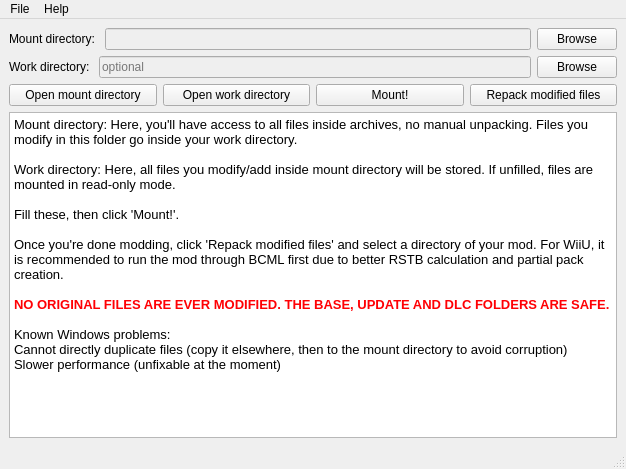
<?xml version="1.0" encoding="UTF-8"?>
<ui version="4.0">
 <class>MainWindow</class>
 <widget class="QMainWindow" name="MainWindow">
  <property name="geometry">
   <rect>
    <x>0</x>
    <y>0</y>
    <width>626</width>
    <height>469</height>
   </rect>
  </property>
  <property name="windowTitle">
   <string>Breath of the Wild Filesystem Mounter</string>
  </property>
  <widget class="QWidget" name="centralwidget">
   <property name="sizePolicy">
    <sizepolicy hsizetype="Expanding" vsizetype="Expanding">
     <horstretch>10</horstretch>
     <verstretch>10</verstretch>
    </sizepolicy>
   </property>
   <layout class="QGridLayout" name="gridLayout">
    <item row="0" column="0">
     <layout class="QVBoxLayout" name="verticalLayout">
      <item>
       <layout class="QHBoxLayout" name="horizontalLayout">
        <item>
         <widget class="QLabel" name="labelDirMount">
          <property name="text">
           <string>Mount directory: </string>
          </property>
         </widget>
        </item>
        <item>
         <widget class="QLineEdit" name="lineDirMount">
          <property name="enabled">
           <bool>false</bool>
          </property>
          <property name="text">
           <string/>
          </property>
         </widget>
        </item>
        <item>
         <widget class="QPushButton" name="pushDirMount">
          <property name="text">
           <string>Browse</string>
          </property>
         </widget>
        </item>
       </layout>
      </item>
      <item>
       <layout class="QHBoxLayout" name="horizontalLayout_2">
        <item>
         <widget class="QLabel" name="labelDirWork">
          <property name="text">
           <string>Work directory: </string>
          </property>
         </widget>
        </item>
        <item>
         <widget class="QLineEdit" name="lineDirWork">
          <property name="enabled">
           <bool>false</bool>
          </property>
          <property name="text">
           <string/>
          </property>
          <property name="placeholderText">
           <string>optional</string>
          </property>
         </widget>
        </item>
        <item>
         <widget class="QPushButton" name="pushDirWork">
          <property name="text">
           <string>Browse</string>
          </property>
         </widget>
        </item>
       </layout>
      </item>
      <item>
       <layout class="QHBoxLayout" name="horizontalLayout_3">
        <item>
         <widget class="QPushButton" name="pushOpenMount">
          <property name="text">
           <string>Open mount directory</string>
          </property>
         </widget>
        </item>
        <item>
         <widget class="QPushButton" name="pushOpenWork">
          <property name="text">
           <string>Open work directory</string>
          </property>
         </widget>
        </item>
        <item>
         <widget class="QPushButton" name="pushMount">
          <property name="text">
           <string>Mount!</string>
          </property>
         </widget>
        </item>
        <item>
         <widget class="QPushButton" name="pushRepack">
          <property name="text">
           <string>Repack modified files</string>
          </property>
         </widget>
        </item>
       </layout>
      </item>
      <item>
       <widget class="QTextBrowser" name="textBrowser">
        <property name="html">
         <string>&lt;!DOCTYPE HTML PUBLIC &quot;-//W3C//DTD HTML 4.0//EN&quot; &quot;http://www.w3.org/TR/REC-html40/strict.dtd&quot;&gt;
&lt;html&gt;&lt;head&gt;&lt;meta name=&quot;qrichtext&quot; content=&quot;1&quot; /&gt;&lt;style type=&quot;text/css&quot;&gt;
p, li { white-space: pre-wrap; }
&lt;/style&gt;&lt;/head&gt;&lt;body style=&quot; font-family:'Noto Sans'; font-size:10pt; font-weight:400; font-style:normal;&quot;&gt;
&lt;p style=&quot; margin-top:0px; margin-bottom:0px; margin-left:0px; margin-right:0px; -qt-block-indent:0; text-indent:0px;&quot;&gt;&lt;span style=&quot; font-family:'Noto Sans';&quot;&gt;Mount directory: Here, you'll have access to all files inside archives, no manual unpacking. Files you modify in this folder go inside your work directory.&lt;/span&gt;&lt;/p&gt;
&lt;p style=&quot;-qt-paragraph-type:empty; margin-top:0px; margin-bottom:0px; margin-left:0px; margin-right:0px; -qt-block-indent:0; text-indent:0px; font-family:'Noto Sans';&quot;&gt;&lt;br /&gt;&lt;/p&gt;
&lt;p style=&quot; margin-top:0px; margin-bottom:0px; margin-left:0px; margin-right:0px; -qt-block-indent:0; text-indent:0px;&quot;&gt;&lt;span style=&quot; font-family:'Noto Sans';&quot;&gt;Work directory: Here, all files you modify/add inside mount directory will be stored. If unfilled, files are mounted in read-only mode.&lt;/span&gt;&lt;/p&gt;
&lt;p style=&quot;-qt-paragraph-type:empty; margin-top:0px; margin-bottom:0px; margin-left:0px; margin-right:0px; -qt-block-indent:0; text-indent:0px; font-family:'Noto Sans';&quot;&gt;&lt;br /&gt;&lt;/p&gt;
&lt;p style=&quot; margin-top:0px; margin-bottom:0px; margin-left:0px; margin-right:0px; -qt-block-indent:0; text-indent:0px;&quot;&gt;&lt;span style=&quot; font-family:'Noto Sans';&quot;&gt;Fill these, then click 'Mount!'.&lt;/span&gt;&lt;/p&gt;
&lt;p style=&quot;-qt-paragraph-type:empty; margin-top:0px; margin-bottom:0px; margin-left:0px; margin-right:0px; -qt-block-indent:0; text-indent:0px; font-family:'Noto Sans';&quot;&gt;&lt;br /&gt;&lt;/p&gt;
&lt;p style=&quot; margin-top:0px; margin-bottom:0px; margin-left:0px; margin-right:0px; -qt-block-indent:0; text-indent:0px;&quot;&gt;&lt;span style=&quot; font-family:'Noto Sans';&quot;&gt;Once you're done modding, click 'Repack modified files' and select a directory of your mod. For WiiU, it is recommended to run the mod through BCML first due to better RSTB calculation and partial pack creation.&lt;/span&gt;&lt;/p&gt;
&lt;p style=&quot;-qt-paragraph-type:empty; margin-top:0px; margin-bottom:0px; margin-left:0px; margin-right:0px; -qt-block-indent:0; text-indent:0px; font-family:'Noto Sans';&quot;&gt;&lt;br /&gt;&lt;/p&gt;
&lt;p style=&quot; margin-top:0px; margin-bottom:0px; margin-left:0px; margin-right:0px; -qt-block-indent:0; text-indent:0px;&quot;&gt;&lt;span style=&quot; font-family:'Noto Sans'; font-weight:600; color:#ff0004;&quot;&gt;NO ORIGINAL FILES ARE EVER MODIFIED. THE BASE, UPDATE AND DLC FOLDERS ARE SAFE.&lt;/span&gt;&lt;/p&gt;
&lt;p style=&quot;-qt-paragraph-type:empty; margin-top:0px; margin-bottom:0px; margin-left:0px; margin-right:0px; -qt-block-indent:0; text-indent:0px; font-family:'Noto Sans'; font-weight:600; color:#ff0004;&quot;&gt;&lt;br /&gt;&lt;/p&gt;
&lt;p style=&quot; margin-top:0px; margin-bottom:0px; margin-left:0px; margin-right:0px; -qt-block-indent:0; text-indent:0px;&quot;&gt;&lt;span style=&quot; font-family:'Noto Sans';&quot;&gt;Known Windows problems:&lt;/span&gt;&lt;/p&gt;
&lt;p style=&quot; margin-top:0px; margin-bottom:0px; margin-left:0px; margin-right:0px; -qt-block-indent:0; text-indent:0px;&quot;&gt;&lt;span style=&quot; font-family:'Noto Sans';&quot;&gt;Cannot directly duplicate files (copy it elsewhere, then to the mount directory to avoid corruption)&lt;/span&gt;&lt;/p&gt;
&lt;p style=&quot; margin-top:0px; margin-bottom:0px; margin-left:0px; margin-right:0px; -qt-block-indent:0; text-indent:0px;&quot;&gt;&lt;span style=&quot; font-family:'Noto Sans';&quot;&gt;Slower performance (unfixable at the moment)&lt;/span&gt;&lt;/p&gt;&lt;/body&gt;&lt;/html&gt;</string>
        </property>
       </widget>
      </item>
     </layout>
    </item>
   </layout>
  </widget>
  <widget class="QMenuBar" name="menubar">
   <property name="geometry">
    <rect>
     <x>0</x>
     <y>0</y>
     <width>626</width>
     <height>30</height>
    </rect>
   </property>
   <widget class="QMenu" name="menuFile">
    <property name="title">
     <string>File</string>
    </property>
    <addaction name="actionSettings"/>
   </widget>
   <widget class="QMenu" name="menuAbout">
    <property name="title">
     <string>Help</string>
    </property>
    <addaction name="actionAbout"/>
   </widget>
   <addaction name="menuFile"/>
   <addaction name="menuAbout"/>
  </widget>
  <widget class="QStatusBar" name="statusbar"/>
  <action name="actionSettings">
   <property name="text">
    <string>Settings</string>
   </property>
  </action>
  <action name="actionAbout">
   <property name="text">
    <string>About BWMT</string>
   </property>
  </action>
 </widget>
 <resources/>
 <connections/>
</ui>
